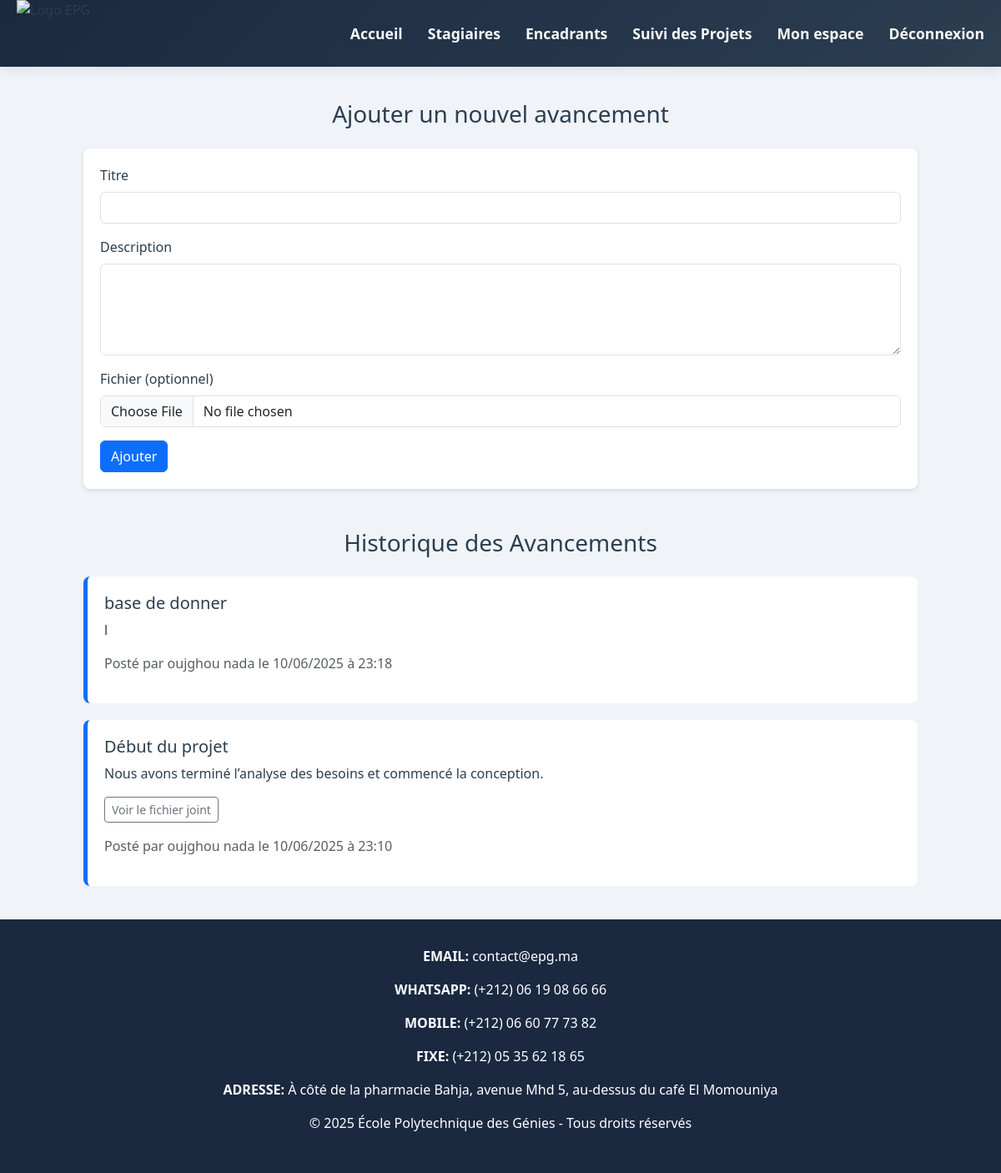
The page /suivi.php on the database its author committed.
### tables this page shows
CREATE TABLE `avancements` (
  `id` int(11) NOT NULL,
  `titre` varchar(255) NOT NULL,
  `description` text NOT NULL,
  `fichier` varchar(255) DEFAULT NULL,
  `stagiaire_id` int(11) NOT NULL,
  `created_at` datetime DEFAULT current_timestamp()
);

CREATE TABLE `stagiaires` (
  `id` int(11) NOT NULL,
  `nom` varchar(100) NOT NULL,
  `prenom` varchar(100) NOT NULL,
  `email` varchar(150) NOT NULL,
  `mot_de_passe` varchar(150) NOT NULL,
  `telephone` varchar(20) DEFAULT NULL,
  `adresse` text DEFAULT NULL,
  `date_naissance` date DEFAULT NULL,
  `genre` enum('Homme','Femme') DEFAULT 'Homme',
  `filiere` varchar(100) DEFAULT NULL,
  `niveau` varchar(50) DEFAULT NULL,
  `etablissement` varchar(150) DEFAULT NULL,
  `date_debut` date DEFAULT NULL,
  `date_fin` date DEFAULT NULL,
  `sujet_stage` text DEFAULT NULL,
  `statut` enum('en cours','terminé') DEFAULT 'en cours',
  `date_ajout` timestamp NOT NULL DEFAULT current_timestamp()
);

### suivi.php (the view, shortened to what this page needs)
<?php
require 'connection.php';
$stagiaire_id = 1;
$avancements = $conn->query("
  SELECT a.*, s.nom, s.prenom
  FROM avancements a
  JOIN stagiaires s ON a.stagiaire_id = s.id
  WHERE a.stagiaire_id = $stagiaire_id
  ORDER BY a.created_at DESC
");
?>
<!DOCTYPE html>
<html lang="fr">
<head>
  <link href="https://cdn.jsdelivr.net/npm/bootstrap@5.3.3/dist/css/bootstrap.min.css" rel="stylesheet">
  <link rel="stylesheet" href="https://cdnjs.cloudflare.com/ajax/libs/font-awesome/6.5.0/css/all.min.css">
</head>
<body>
<nav>
  <div class="nav-container">
    <img src="img/epg.jpg" alt="Logo EPG" class="logo">
    <div class="nav-links">
      <a href="accueil.php">Accueil</a>
      <a href="stagiaires.php">Stagiaires</a>
      <a href="encadrants.php">Encadrants</a>
      <a href="suivi.php">Suivi des Projets</a>
      <a href="MonEspace.php">Mon espace</a>
      <a href="deconnexion.php">Déconnexion</a>
    </div>
  </div>
</nav>
<div class="container-historique">
  <h3 class="mb-4 text-center">Ajouter un nouvel avancement</h3>
  <div class="form-box mb-5">
    <form method="POST" enctype="multipart/form-data">
      <div class="mb-3">
        <label for="titre" class="form-label">Titre</label>
        <input type="text" name="titre" id="titre" class="form-control" required>
      </div>
      <div class="mb-3">
        <label for="description" class="form-label">Description</label>
        <textarea name="description" id="description" class="form-control" rows="4" required></textarea>
      </div>
      <div class="mb-3">
        <label for="fichier" class="form-label">Fichier (optionnel)</label>
        <input type="file" name="fichier" id="fichier" class="form-control">
      </div>
      <button type="submit" class="btn btn-primary">Ajouter</button>
    </form>
  </div>
  <h3 class="mb-4 text-center">Historique des Avancements</h3>
  <?php if ($avancements->num_rows > 0): ?>
    <?php while ($row = $avancements->fetch_assoc()): ?>
      <div class="historique-box">
        <h5><?= htmlspecialchars($row['titre']) ?></h5>
        <p><?= nl2br(htmlspecialchars($row['description'])) ?></p>
        <?php if ($row['fichier']): ?>
          <p><a href="uploads/<?= htmlspecialchars($row['fichier']) ?>" target="_blank" class="btn btn-sm btn-outline-secondary">Voir le fichier joint</a></p>
        <?php endif; ?>
        <p class="text-muted">
          Posté par <?= htmlspecialchars($row['nom'] . ' ' . $row['prenom']) ?> le
          <?= date("d/m/Y à H:i", strtotime($row['created_at'])) ?>
        </p>
      </div>
    <?php endwhile; ?>
  <?php else: ?>
    <p class="text-center text-muted">Aucun avancement trouvé pour ce stagiaire.</p>
  <?php endif; ?>
</div>
<footer style="background:#1a2940;color:white;text-align:center;padding:2rem 1rem;">
  <p><strong>EMAIL:</strong> contact@epg.ma</p>
  <p><strong>WHATSAPP:</strong> (+212) 06 19 08 66 66</p>
  <p><strong>MOBILE:</strong> (+212) 06 60 77 73 82</p>
  <p><strong>FIXE:</strong> (+212) 05 35 62 18 65</p>
  <p><strong>ADRESSE:</strong> À côté de la pharmacie Bahja, avenue Mhd 5, au-dessus du café El Momouniya</p>
  <p>&copy; 2025 École Polytechnique des Génies - Tous droits réservés</p>
</footer>
</body>
</html>

### suivi.php (style rules this page uses)
body { margin: 0; padding: 0; font-family: 'Segoe UI', Tahoma, Geneva, Verdana, sans-serif; background-color: #f0f4f8; color: #2c3e50; }
nav { background: linear-gradient(135deg, #1a2940 0%, #2c3e50 100%); box-shadow: 0 2px 15px rgba(0, 0, 0, 0.1); }
.nav-container { display: flex; align-items: center; justify-content: space-between; max-width: 1200px; margin: 0; height: 80px; padding: 0 20px; }
.logo { height: 100%; width: auto; object-fit: contain; display: block; }
.nav-links { display: flex; gap: 30px; }
.nav-links a { color: #f8f9fa; text-decoration: none; font-weight: 600; font-size: 1.1rem; transition: color 0.3s; }
.container-historique { max-width: 1000px; margin: 40px auto; }
.historique-box { background: #fff; padding: 20px; margin-bottom: 20px; border-left: 5px solid #0d6efd; border-radius: 8px; }
.form-box { background: #fff; padding: 20px; border-radius: 8px; box-shadow: 0 2px 5px rgba(0,0,0,0.1); }

### rows shown on the page
avancements: titre "base de donner", description "l", stagiaire.prenom "oujghou nada", created_at "10/06/2025 à 23:18"
avancements: titre "Début du projet", description "Nous avons terminé l’analyse des besoins et commencé la conception.", stagiaire.prenom "oujghou nada", created_at "10/06/2025 à 23:10"
